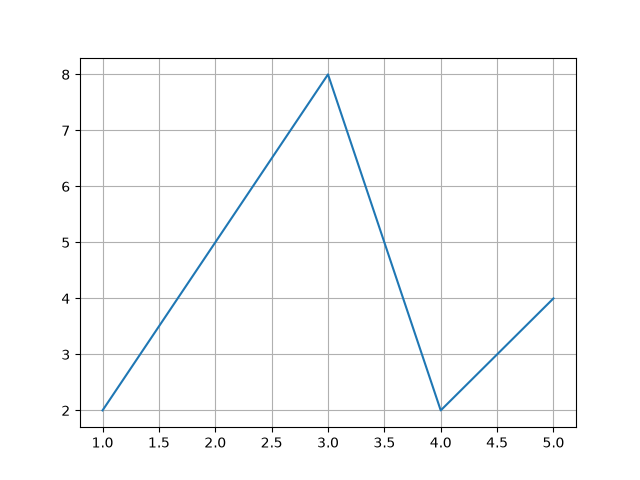

This figure's Python source:
# grid() function to add grid lines to the plot.

import matplotlib.pyplot as plt

x = [1, 2, 3, 4, 5]
y = [2, 5, 8, 2, 4]

plt.plot(x, y)

plt.grid()

plt.savefig("01_basic.png")
